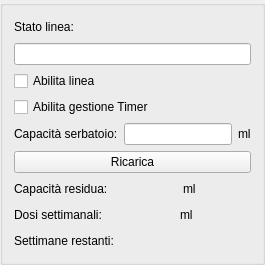
           <widget class="QGroupBox" name="groupBox_8">
            <property name="title">
             <string/>
            </property>
            <layout class="QVBoxLayout" name="verticalLayout_5">
             <item>
              <layout class="QHBoxLayout" name="horizontalLayout_63">
               <item>
                <widget class="QLabel" name="label_51">
                 <property name="text">
                  <string>Stato linea:</string>
                 </property>
                </widget>
               </item>
               <item>
                <spacer name="horizontalSpacer_48">
                 <property name="orientation">
                  <enum>Qt::Horizontal</enum>
                 </property>
                 <property name="sizeHint" stdset="0">
                  <size>
                   <width>40</width>
                   <height>20</height>
                  </size>
                 </property>
                </spacer>
               </item>
               <item>
                <widget class="HLed" name="led_line_2" native="true">
                 <property name="minimumSize">
                  <size>
                   <width>10</width>
                   <height>0</height>
                  </size>
                 </property>
                </widget>
               </item>
              </layout>
             </item>
             <item>
              <widget class="QLineEdit" name="leSolDesc_3">
               <property name="clearButtonEnabled">
                <bool>true</bool>
               </property>
              </widget>
             </item>
             <item>
              <widget class="QCheckBox" name="cbAbleSol_3">
               <property name="text">
                <string>Abilita linea</string>
               </property>
              </widget>
             </item>
             <item>
              <widget class="QCheckBox" name="cbAbleTimeSol_3">
               <property name="text">
                <string>Abilita gestione Timer</string>
               </property>
              </widget>
             </item>
             <item>
              <layout class="QHBoxLayout" name="horizontalLayout_11">
               <item>
                <widget class="QLabel" name="label_42">
                 <property name="text">
                  <string>Capacità serbatoio:</string>
                 </property>
                </widget>
               </item>
               <item>
                <widget class="QLineEdit" name="leCapacitySol_3">
                 <property name="clearButtonEnabled">
                  <bool>true</bool>
                 </property>
                </widget>
               </item>
               <item>
                <widget class="QLabel" name="label_13">
                 <property name="text">
                  <string>ml</string>
                 </property>
                </widget>
               </item>
              </layout>
             </item>
             <item>
              <layout class="QVBoxLayout" name="vl_line2"/>
             </item>
             <item>
              <widget class="QPushButton" name="pbRefilSol_3">
               <property name="text">
                <string>Ricarica</string>
               </property>
              </widget>
             </item>
             <item>
              <layout class="QHBoxLayout" name="horizontalLayout_22">
               <item>
                <widget class="QLabel" name="label_8">
                 <property name="text">
                  <string>Capacità residua:</string>
                 </property>
                </widget>
               </item>
               <item>
                <spacer name="horizontalSpacer_17">
                 <property name="orientation">
                  <enum>Qt::Horizontal</enum>
                 </property>
                 <property name="sizeHint" stdset="0">
                  <size>
                   <width>40</width>
                   <height>20</height>
                  </size>
                 </property>
                </spacer>
               </item>
               <item>
                <widget class="QLabel" name="lResidualSol_3">
                 <property name="text">
                  <string/>
                 </property>
                </widget>
               </item>
               <item>
                <widget class="QLabel" name="label_20">
                 <property name="text">
                  <string>ml</string>
                 </property>
                </widget>
               </item>
               <item>
                <spacer name="horizontalSpacer_18">
                 <property name="orientation">
                  <enum>Qt::Horizontal</enum>
                 </property>
                 <property name="sizeHint" stdset="0">
                  <size>
                   <width>40</width>
                   <height>20</height>
                  </size>
                 </property>
                </spacer>
               </item>
              </layout>
             </item>
             <item>
              <layout class="QHBoxLayout" name="horizontalLayout_21">
               <item>
                <widget class="QLabel" name="label_65">
                 <property name="text">
                  <string>Dosi settimanali:</string>
                 </property>
                </widget>
               </item>
               <item>
                <spacer name="horizontalSpacer_19">
                 <property name="orientation">
                  <enum>Qt::Horizontal</enum>
                 </property>
                 <property name="sizeHint" stdset="0">
                  <size>
                   <width>40</width>
                   <height>20</height>
                  </size>
                 </property>
                </spacer>
               </item>
               <item>
                <widget class="QLabel" name="lWeekDoseSol_3">
                 <property name="text">
                  <string/>
                 </property>
                </widget>
               </item>
               <item>
                <widget class="QLabel" name="label_21">
                 <property name="text">
                  <string>ml</string>
                 </property>
                </widget>
               </item>
               <item>
                <spacer name="horizontalSpacer_20">
                 <property name="orientation">
                  <enum>Qt::Horizontal</enum>
                 </property>
                 <property name="sizeHint" stdset="0">
                  <size>
                   <width>40</width>
                   <height>20</height>
                  </size>
                 </property>
                </spacer>
               </item>
              </layout>
             </item>
             <item>
              <layout class="QHBoxLayout" name="horizontalLayout_54">
               <item>
                <widget class="QLabel" name="label_59">
                 <property name="text">
                  <string>Settimane restanti:</string>
                 </property>
                </widget>
               </item>
               <item>
                <spacer name="horizontalSpacer_50">
                 <property name="orientation">
                  <enum>Qt::Horizontal</enum>
                 </property>
                 <property name="sizeHint" stdset="0">
                  <size>
                   <width>40</width>
                   <height>20</height>
                  </size>
                 </property>
                </spacer>
               </item>
               <item>
                <widget class="QLabel" name="lLastWeek_2">
                 <property name="text">
                  <string/>
                 </property>
                </widget>
               </item>
               <item>
                <spacer name="horizontalSpacer_51">
                 <property name="orientation">
                  <enum>Qt::Horizontal</enum>
                 </property>
                 <property name="sizeHint" stdset="0">
                  <size>
                   <width>40</width>
                   <height>20</height>
                  </size>
                 </property>
                </spacer>
               </item>
              </layout>
             </item>
            </layout>
           </widget>
